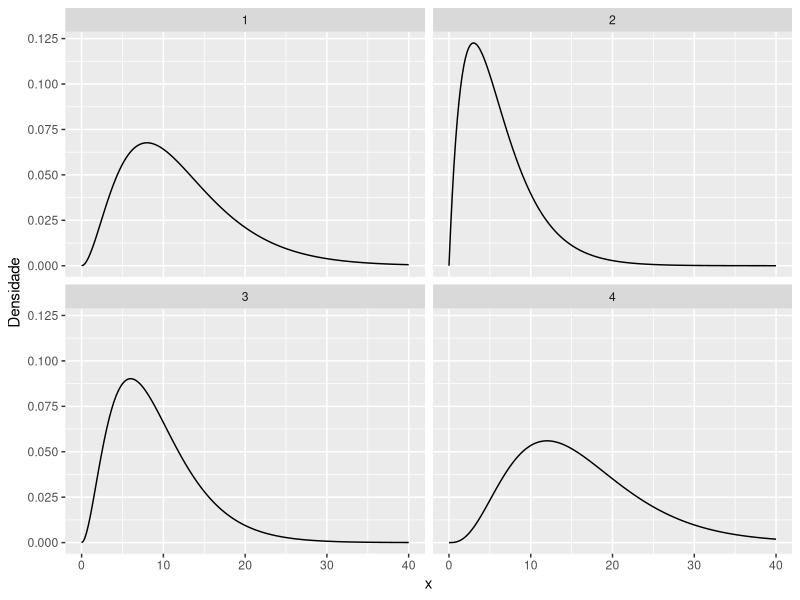
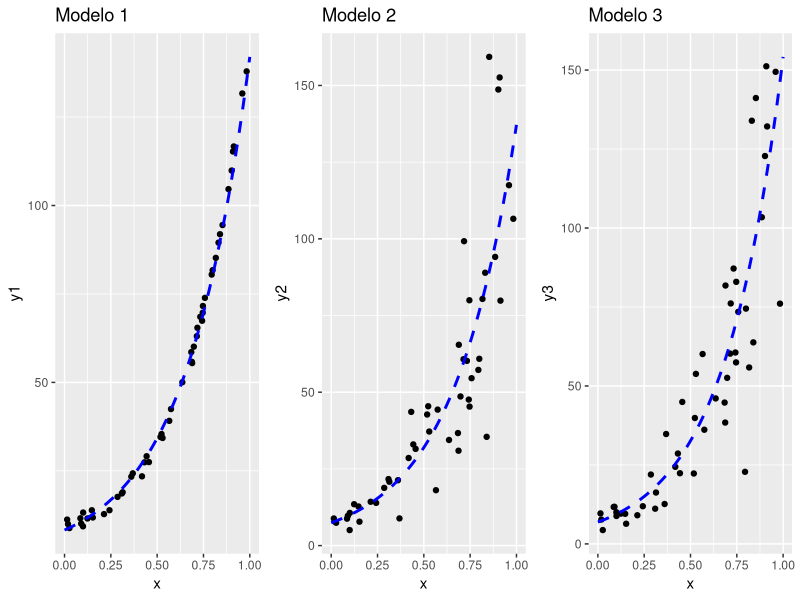

Write the R code that produced these figures, in order.
## ---- chunk 1
knitr::opts_chunk$set(echo = TRUE)
## ---- chunk 2
library(ggplot2)
library(gridExtra)

# Função para calcular a densidade gama
dgamma_values <- function(x, scale, shape) {
  return(dgamma(x, scale = scale, shape = shape))
}

# Gerar dados para plotagem
x <- seq(0, 40, length.out = 200)

# Criar dataframe com os valores das densidades
df <- data.frame(x = rep(x, 4),
                 y = c(dgamma_values(x, scale = 4, shape = 3),
                       dgamma_values(x, scale = 3, shape = 2),
                       dgamma_values(x, scale = 3, shape = 3),
                       dgamma_values(x, scale = 4, shape = 4)),
                 group = factor(rep(1:4, each = length(x))))

# Plotar os gráficos usando ggplot2
p <- ggplot(df, aes(x = x, y = y)) +
  geom_line() +
  facet_wrap(~ group, nrow = 2) +
  labs(y = "Densidade")

# Plotar o gráfico
print(p)
## ---- chunk 3
n<-50 # tamanho da amostra
x<-runif(n,0,1)
# Componente sistemático do modelo
eta<-2 + 3*x # preditor linear
mu<-exp(eta) # média da variável resposta supondo ligação log.
# Parâmetros para a distribuição gama

var<- 2 # suposição de variância constante
alpha <- mu^2/var
sigma <- var/mu
# componente aleatório do modelo
# Simulação de variáveis gama
y1 <- rgamma(n, shape = alpha, scale = sigma) 
#Criando um data frame
df1<-data.frame(y1,x)
## ---- chunk 4
#Ajuste do modelo
mod1<-glm(y1~x,data = df1,Gamma(link = "log"))
## ---- chunk 5
#Resumo do ajuste
summary(mod1)
## ---- chunk 6
phi<- 10 # parâmtro de precisão
alpha <- phi
sigma<-mu/phi
# componente aleatório do modelo
y2 <- rgamma(n, shape=alpha, scale=sigma) 
#Criando um data frame
df2<-data.frame(y2,x)
#Ajuste do modelo 2
mod2<-glm(y2~x,data = df2,Gamma(link = "log"))
# Resumo do modelo 2
(b<-summary(mod2))
## ---- chunk 7
1/b$dispersion
## ---- chunk 8
phi<- 10 #parâmtro de precisão 
# componente aleatório do modelo
nresp<-rgamma(n,phi)
y3<-(mu/phi)*nresp # variável resposta
#Criando um data frame
df3<-data.frame(y3,x)
#Ajuste do modelo 2
mod3<-glm(y3~x,data = df3,Gamma(link = "log"))
# Resumo do modelo 2
(b2<-summary(mod3))
## ---- chunk 9
library(ggplot2)
library(gridExtra)

# Gerar previsões para novos dados
new_data <- data.frame(x = seq(0, 1, length.out = 200))
prdys1 <- predict(mod1, newdata = new_data, type = "response")
prdys2 <- predict(mod2, newdata = new_data, type = "response")
prdys3 <- predict(mod3, newdata = new_data, type = "response")

# Criar dataframe para os dados originais
data_orig <- data.frame(x = x, y1 = y1, y2 = y2, y3 = y3)

# Plotar gráficos usando ggplot2
p1 <- ggplot(data_orig, aes(x = x, y = y1)) +
  geom_point() +
  geom_line(data = data.frame(x = new_data$x, y = prdys1), aes(x = x, y = y), col = "blue", linetype = "dashed", size = 1) +
  ggtitle("Modelo 1")

p2 <- ggplot(data_orig, aes(x = x, y = y2)) +
  geom_point() +
  geom_line(data = data.frame(x = new_data$x, y = prdys2), aes(x = x, y = y), col = "blue", linetype = "dashed", size = 1) +
  ggtitle("Modelo 2")

p3 <- ggplot(data_orig, aes(x = x, y = y3)) +
  geom_point() +
  geom_line(data = data.frame(x = new_data$x, y = prdys3), aes(x = x, y = y), col = "blue", linetype = "dashed", size = 1) +
  ggtitle("Modelo 3")

# Organizar os gráficos em um único painel
grid.arrange(p1, p2, p3, nrow = 1)
